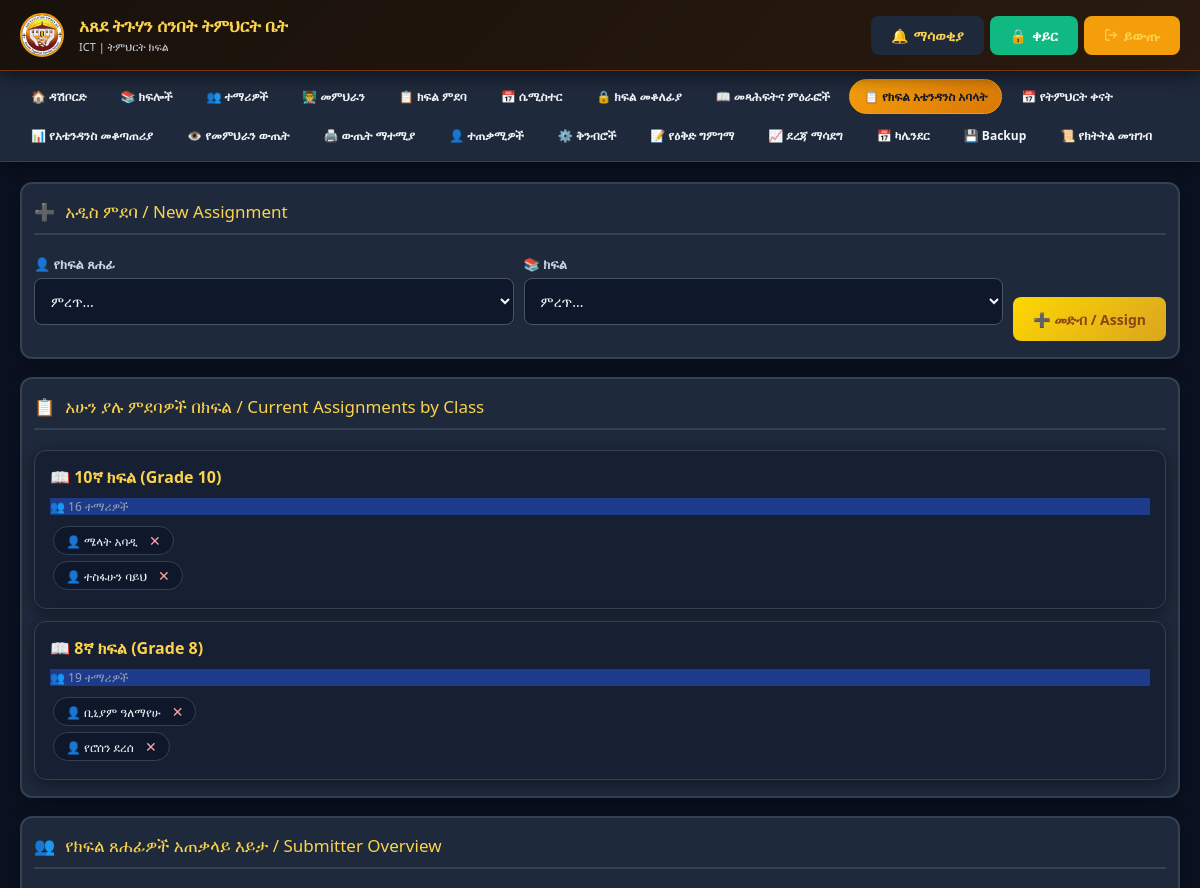
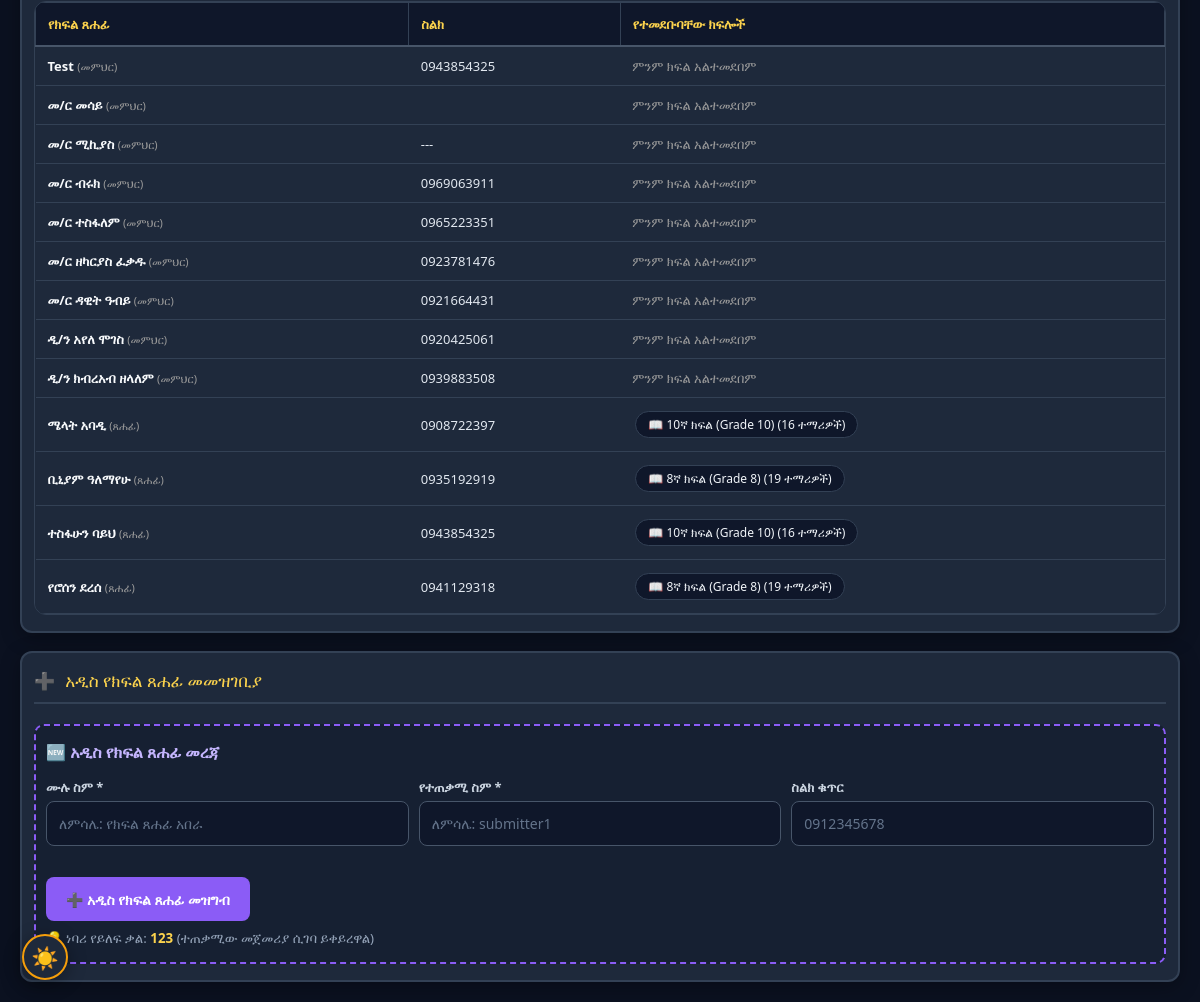
Page /attendance_submitter_assign.php (signed in) on the committed database (2 pictures, top to bottom).
### tables this page shows
CREATE TABLE `classes` (
  `id` int(11) NOT NULL,
  `grade_id` int(11) DEFAULT NULL,
  `name` varchar(50) NOT NULL,
  `description` text DEFAULT NULL,
  `created_at` timestamp NOT NULL DEFAULT current_timestamp()
);

CREATE TABLE `attendance_assignments` (
  `id` int(11) NOT NULL,
  `submitter_id` int(11) NOT NULL,
  `class_id` int(11) NOT NULL,
  `semester_id` int(11) NOT NULL,
  `assigned_at` timestamp NOT NULL DEFAULT current_timestamp()
);

CREATE TABLE `users` (
  `id` int(11) NOT NULL,
  `name` varchar(100) NOT NULL,
  `username` varchar(50) NOT NULL,
  `phone` varchar(20) DEFAULT NULL,
  `photo` varchar(255) DEFAULT NULL,
  `role` enum('admin','teacher','attendance_submitter') NOT NULL DEFAULT 'teacher',
  `status` enum('active','inactive') NOT NULL DEFAULT 'active',
  `password` varchar(255) NOT NULL,
  `first_login` tinyint(1) DEFAULT 1,
  `dark_mode` tinyint(1) DEFAULT 0,
  `created_at` timestamp NOT NULL DEFAULT current_timestamp(),
  `can_edit_marks` tinyint(1) DEFAULT 1,
  `can_edit_attendance` tinyint(1) DEFAULT 0
);

### db.php (called while the page is built, shortened)
<?php
function dbQuery($conn, $sql, $types = "", $params = []) {
    if (empty($params)) {
        return mysqli_query($conn, $sql);
    }
    $stmt = mysqli_prepare($conn, $sql);
    if (!empty($types) && !empty($params)) {
        mysqli_stmt_bind_param($stmt, $types, ...$params);
    }
    mysqli_stmt_execute($stmt);
    $result = mysqli_stmt_get_result($stmt);
    return $result;
}
function dbFetchOne($conn, $sql, $types = "", $params = []) {
    $result = dbQuery($conn, $sql, $types, $params);
    return mysqli_fetch_assoc($result);
}
function getCurrentSemester($conn) {
    return dbFetchOne($conn, "SELECT * FROM semesters WHERE status = 'active' LIMIT 1");
}
?>

### attendance_submitter_assign.php (the view, shortened to what this page needs)
<?php
require_once 'db.php';
$current_semester = getCurrentSemester($conn);
$semester_id = $current_semester ? intval($current_semester['id']) : 0;
$classes_query = "SELECT * FROM classes ORDER BY name";
$classes = mysqli_query($conn, $classes_query);
$assignments_query = "SELECT aa.*, u.name as submitter_name, u.phone as submitter_phone,
                      c.name as class_name, c.id as class_id,
                      (SELECT COUNT(*) FROM students s WHERE s.class_id = c.id) as student_count
                      FROM attendance_assignments aa
                      JOIN users u ON aa.submitter_id = u.id
                      JOIN classes c ON aa.class_id = c.id
                      WHERE aa.semester_id = $semester_id
                      ORDER BY c.name";
$assignments = mysqli_query($conn, $assignments_query);
$class_assignments = [];
if($assignments) {
    while($row = mysqli_fetch_assoc($assignments)) {
        $class_assignments[$row['class_id']][] = $row;
    }
}
mysqli_data_seek($classes, 0);
$submitter_assignments = [];
$submitter_detail_query = "SELECT u.id as submitter_id, u.name as submitter_name, u.phone, u.role,
                           c.id as class_id, c.name as class_name,
                           aa.id as assignment_id,
                           (SELECT COUNT(*) FROM students s WHERE s.class_id = c.id) as student_count
                           FROM users u
                           LEFT JOIN attendance_assignments aa ON u.id = aa.submitter_id AND aa.semester_id = $semester_id
                           LEFT JOIN classes c ON aa.class_id = c.id
                           WHERE u.role IN ('attendance_submitter', 'teacher')
                           ORDER BY u.role, u.name, c.name";
$submitter_detail = mysqli_query($conn, $submitter_detail_query);
if($submitter_detail) {
    while($row = mysqli_fetch_assoc($submitter_detail)) {
        $submitter_assignments[$row['submitter_id']]['name'] = $row['submitter_name'];
        $submitter_assignments[$row['submitter_id']]['phone'] = $row['phone'];
        $submitter_assignments[$row['submitter_id']]['role'] = $row['role'];
        if($row['class_id']) {
            $submitter_assignments[$row['submitter_id']]['classes'][] = [
                'assignment_id' => $row['assignment_id'],
                'class_id' => $row['class_id'],
                'class_name' => $row['class_name'],
                'student_count' => $row['student_count']
            ];
        } else {
            if(!isset($submitter_assignments[$row['submitter_id']]['classes'])) {
                $submitter_assignments[$row['submitter_id']]['classes'] = [];
            }
        }
    }
}
?>
<!DOCTYPE html>
<html lang="en">
<head>
    <?php include 'pwa_head.php'; ?>
</head>
<body>
    <?php include 'mobile_nav.php'; ?>
    <div class="main-container">
        <?php if(!$current_semester): ?>
        <div class="message error">
            <span>⚠️</span>
            ምንም ንቁ ሴሚስተር የለም። እባክዎ መጀመሪያ ሴሚስተር ይክፈቱ።
            <a href="semester.php" class="btn btn-primary" style="margin-left: auto;">📅 ሴሚስተር ክፈት</a>
        </div>
        <?php else: ?>
        <div class="card">
            <div class="card-title">
                <span>➕</span> አዲስ ምደባ / New Assignment
            </div>
            <form method="POST">
                <div class="form-row">
                    <div class="form-group">
                        <label>👤 የክፍል ጸሐፊ</label>
                        <select name="submitter_id" required>
                            <option value="">ምረጥ...</option>
                        </select>
                    </div>
                    <div class="form-group">
                        <label>📚 ክፍል</label>
                        <select name="class_id" required>
                            <option value="">ምረጥ...</option>
                            <?php
                            mysqli_data_seek($classes, 0);
                            ?>
                        </select>
                    </div>
                    <button type="submit" name="assign" class="btn btn-assign">
                        ➕ መድብ / Assign
                    </button>
                </div>
            </form>
        </div>
        <div class="card">
            <div class="card-title">
                <span>📋</span> አሁን ያሉ ምደባዎች በክፍል / Current Assignments by Class
            </div>
            <?php if(!empty($class_assignments)): ?>
            <div class="class-grid">
                <?php foreach($class_assignments as $c_id => $assignments_list):
                    $class_info = null;
                    mysqli_data_seek($classes, 0);
                    while($c = mysqli_fetch_assoc($classes)) {
                        if($c['id'] == $c_id) { $class_info = $c; break; }
                    }
                ?>
                <div class="class-card-item">
                    <h3>📖 <?php echo htmlspecialchars($class_info['name'] ?? 'ክፍል ' . $c_id); ?></h3>
                    <div class="info">
                        👥 <?php echo $assignments_list[0]['student_count'] ?? 0; ?> ተማሪዎች
                    </div>
                    <?php foreach($assignments_list as $assignment): ?>
                    <div>
                        <span class="submitter-tag">
                            👤 <?php echo htmlspecialchars($assignment['submitter_name']); ?>
                            <form method="POST" style="display: inline; margin-left: 8px;" onsubmit="return confirm('ምደባውን ማስወገድ እርግጠኛ ነዎት?')">
                                <button type="submit" name="remove" style="background:none; border:none; color:var(--error-red); cursor:pointer; font-size:14px;">✕</button>
                            </form>
                        </span>
                    </div>
                    <?php endforeach; ?>
                </div>
                <?php endforeach; ?>
            </div>
            <?php endif; ?>
        </div>
        <div class="card">
            <div class="card-title">
                <span>👥</span> የክፍል ጸሐፊዎች አጠቃላይ እይታ / Submitter Overview
            </div>
            <div class="table-responsive">
            <table>
                <thead>
                    <tr>
                        <th>የክፍል ጸሐፊ</th>
                        <th>ስልክ</th>
                        <th>የተመደቡባቸው ክፍሎች</th>
                    </tr>
                </thead>
                <tbody>
                    <?php if(!empty($submitter_assignments)): ?>
                        <?php foreach($submitter_assignments as $s_id => $s_data): ?>
                        <tr>
                            <td><strong><?php echo htmlspecialchars($s_data['name']); ?></strong>
                                <span style="font-size:11px;color:#999;">(<?php echo $s_data['role'] === 'teacher' ? 'መምህር' : 'ጸሐፊ'; ?>)</span>
                            </td>
                            <td><?php echo htmlspecialchars($s_data['phone'] ?? '---'); ?></td>
                            <td>
                                <?php if(!empty($s_data['classes'])): ?>
                                    <?php foreach($s_data['classes'] as $sc): ?>
                                    <span class="submitter-tag">
                                        📖 <?php echo htmlspecialchars($sc['class_name']); ?>
                                        (<?php echo $sc['student_count']; ?> ተማሪዎች)
                                    </span>
                                    <?php endforeach; ?>
                                <?php else: ?>
                                    <span style="color:#999;">ምንም ክፍል አልተመደበም</span>
                                <?php endif; ?>
                            </td>
                        </tr>
                        <?php endforeach; ?>
                    <?php else: ?>
                        <tr>
                            <td colspan="3" style="text-align:center; padding:30px;">ምንም የክፍል ጸሐፊዎች የሉም</td>
                        </tr>
                    <?php endif; ?>
                </tbody>
            </table>
            </div>
        </div>
        <div class="card">
            <div class="card-title">
                <span>➕</span> አዲስ የክፍል ጸሐፊ መመዝገቢያ
            </div>
            <div class="add-submitter-form">
                <h4>🆕 አዲስ የክፍል ጸሐፊ መረጃ</h4>
                <form method="POST">
                    <div class="form-row">
                        <div class="form-group">
                            <label>ሙሉ ስም *</label>
                            <input type="text" name="submitter_name" required placeholder="ለምሳሌ: የክፍል ጸሐፊ አበራ">
                        </div>
                        <div class="form-group">
                            <label>የተጠቃሚ ስም *</label>
                            <input type="text" name="submitter_username" required placeholder="ለምሳሌ: submitter1">
                        </div>
                        <div class="form-group">
                            <label>ስልክ ቁጥር</label>
                            <input type="text" name="submitter_phone" placeholder="0912345678">
                        </div>
                    </div>
                    <button type="submit" name="add_submitter" class="btn btn-add" style="margin-top:15px;">
                        ➕ አዲስ የክፍል ጸሐፊ መዝግብ
                    </button>
                    <small style="display:block; margin-top:8px; color:#666;">
                        💡 ነባሪ የይለፍ ቃል: <strong>123</strong> (ተጠቃሚው መጀመሪያ ሲገባ ይቀይረዋል)
                    </small>
                </form>
            </div>
        </div>
        <?php endif; ?>
    </div>
</body>
</html>

### rows in the picture
classes: name "10ኛ ክፍል (Grade 10)", student_count "16"
attendance_assignments: submitter.name "ሜላት አባዲ"
attendance_assignments: submitter.name "ተስፋሁን ባይህ"
classes: name "8ኛ ክፍል (Grade 8)", student_count "19"
attendance_assignments: submitter.name "ቢኒያም ዓለማየሁ"
attendance_assignments: submitter.name "የሮሰን ደረሰ"

### other values in the picture
$nav_name "ICT"
$item['icon'] "🏠"
$item['label'] "ዳሽቦርድ"
$item['icon'] "📚"
$item['label'] "ክፍሎች"
$item['icon'] "👥"
$item['label'] "ተማሪዎች"
$item['icon'] "👨‍🏫"
$item['label'] "መምህራን"
$item['icon'] "📋"
$item['label'] "ክፍል ምደባ"
$item['icon'] "📅"
$item['label'] "ሴሚስተር"
$item['icon'] "🔒"
$item['label'] "ክፍል መቆለፊያ"
